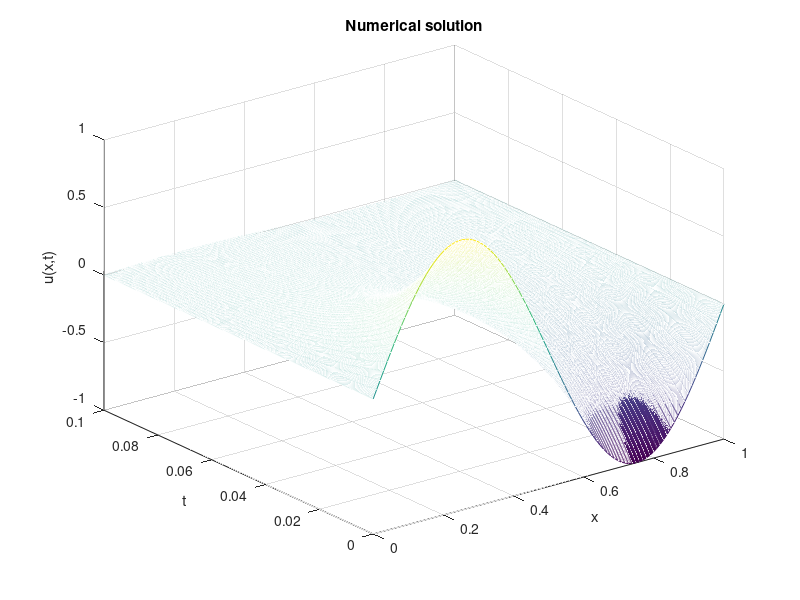
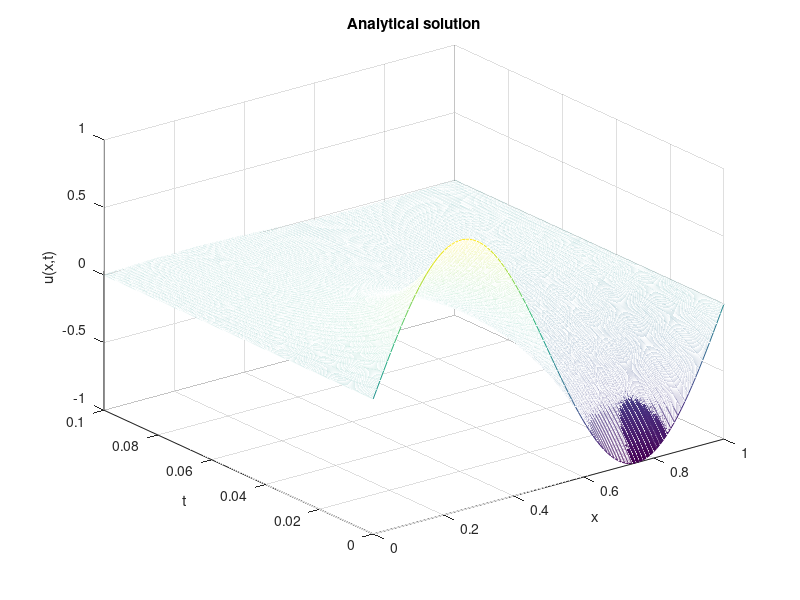

MATLAB code for these plots, in order:
%Численный метод решения задачи тепопроводности.
%Дифференциальное уравнение: u_t = u_xx
%Граничные условия: u(0,t) = u(1,t) = 0
%Начальное условие: u(x,0) = sin(2*pi*x)
%Решение: u(x,t) = sin(2*pi*x)*exp(-4*pi^2*t)   

%Параметры сетки
a = 0; b = 1; %Границы отрезка
N = 100; %Число узлов
h = (b-a)/N; %Шаг сетки

%Константы
lambda = 0.5; %Число Куранта

%Параметры времени
T = 0.1; %Время расчета
tau = lambda*h^2; %Шаг по времени
M = round(T/tau); %Число шагов по времени

%Инициализация массивов
u = zeros(N,M);
x = linspace(a,b,N);
t = linspace(0,T,M);

%Начальное условие
u(:,1) = sin(2*pi*x);

%Граничные условия
u(1,:) = 0;
u(N,:) = 0;

%Решение
%Цикл по времени
for n = 1:M-1
    %Разностная схема, используя матричные операции
    u(2:N-1,n+1) = u(2:N-1,n) + tau/h^2*(u(3:N,n)-2*u(2:N-1,n)+u(1:N-2,n));
end

%График решения
figure;
mesh(x,t,u');
xlabel('x');
ylabel('t');
zlabel('u(x,t)');
title('Numerical solution');

%Аналитическое решение
u_an = sin(2*pi*x)'*exp(-4*pi^2*t);

%График аналитического решения
figure;
mesh(x,t,u_an');
xlabel('x');
ylabel('t');
zlabel('u(x,t)');
title('Analytical solution');
%Вывод ошибки
disp('Error:');
disp(max(max(abs(u_an-u))));

% %Построение анимации и сохранение в виде GIF-файла 60 fps
% figure;
% for n = 1:M
%     plot(x,u(:,n));
%     axis([a b -1 1]);
%     xlabel('x');
%     ylabel('u(x,t)');
%     title(['Numerical solution, t = ',num2str(t(n))]);
%     drawnow;
%     frame = getframe(1);
%     im = frame2im(frame);
%     [imind,cm] = rgb2ind(im,256);
%     if n == 1
%         imwrite(imind,cm,'animation.gif','gif','Loopcount',inf, 'DelayTime',1/60);
%     else
%         imwrite(imind,cm,'animation.gif','gif','WriteMode','append', 'DelayTime',1/60);
%     end
% end
